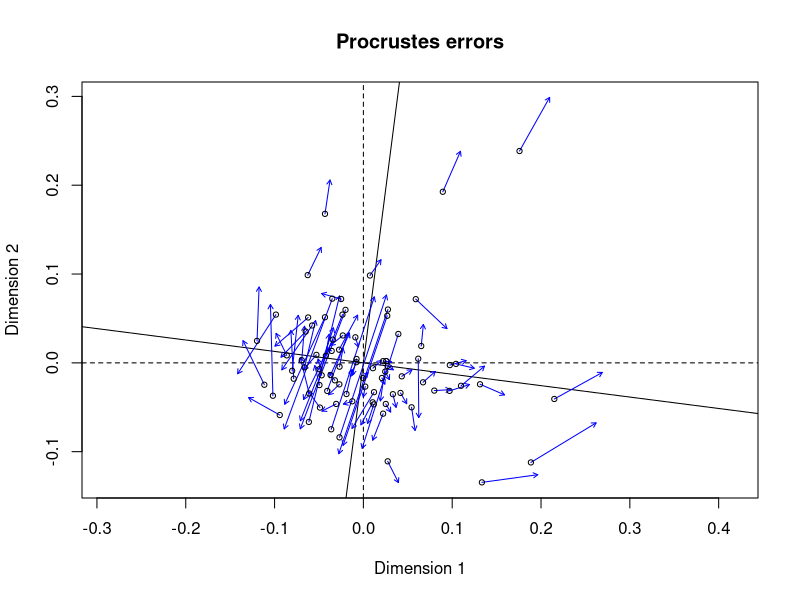
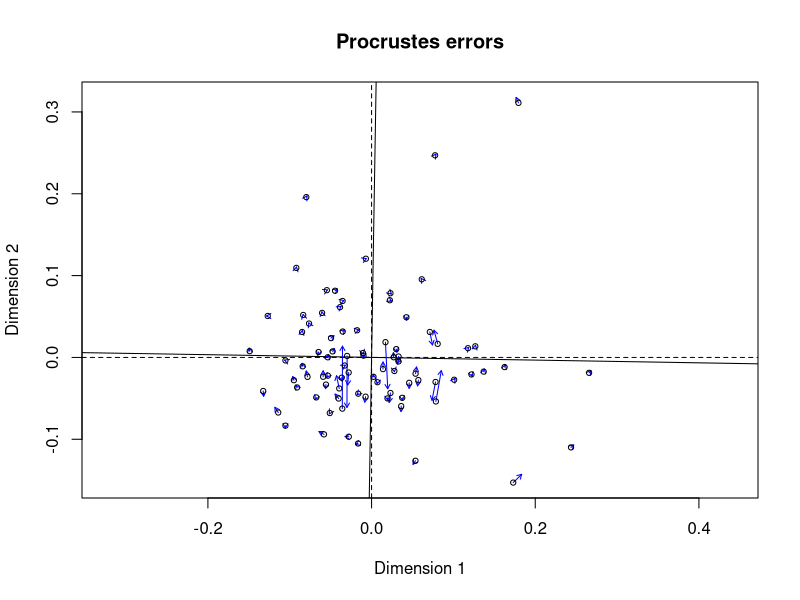
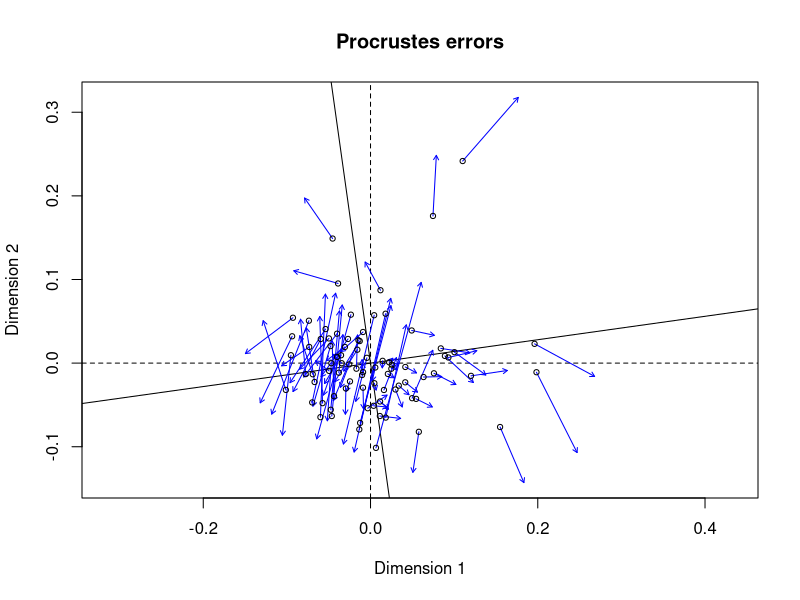
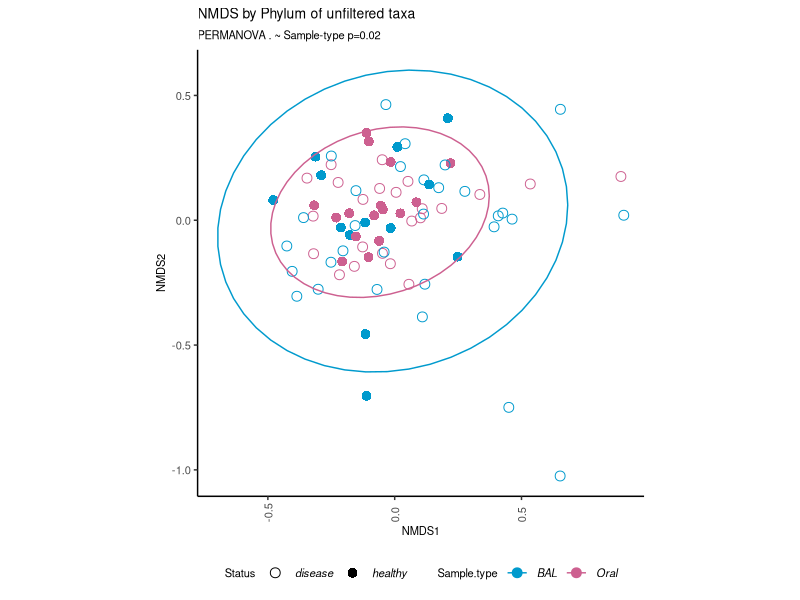
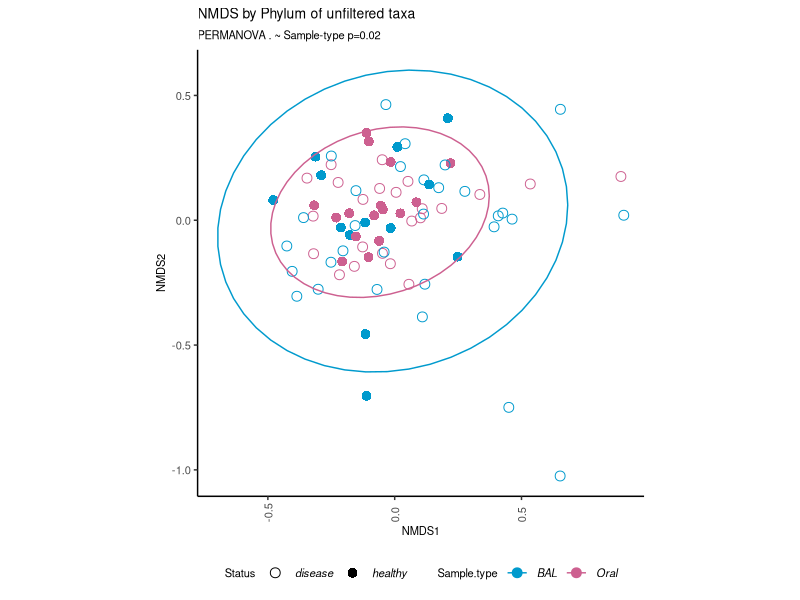

R code for these plots, in order:
#### Housekeeping ####
setwd("~/Documents/GitHub/Imperial-Molyneaux/COVID-BAL-OralRinse/Unfiltered/Phylum/")

#### Download libraries ####
#install.packages("dplyr")
library("dplyr")
#install.packages("tidyverse")
library("tidyverse")
#install.packages("ggplot2")
library("ggplot2")
#install.packages("reshape2")
library("reshape2")
#install.paclages("vegan")
library("vegan")
#install.packages("rstatix")
library("rstatix")


# Read in the saved csv file from previously
normalised_data <- read.csv("Phylum-normalised-unfiltered-metadata.csv") %>%
  filter(!Status == "control") #remove controls

abundance_table <- normalised_data %>%
  select(5:ncol(normalised_data)) # Only select the reads
rowSums(abundance_table) #check if in percentages
abundance_table <- abundance_table/rowSums(abundance_table)*100

metadata <- normalised_data %>%
  select(Sample.type:patient_ID) 
metadata$Sample.type <- as.factor(metadata$Sample.type)
metadata$Status <- as.factor(metadata$Status)
metadata$patient_ID <- as.factor(metadata$patient_ID)

adonis2(abundance_table ~ Status,
        data = metadata, permutations = 999, 
        method = "bray")

adonis2(abundance_table ~ Sample.type, 
        data = metadata, permutations = 999,
        method = "bray")

# Does status influence sample type
adonis2(abundance_table ~ Status + Sample.type + Status*Sample.type,
        data = metadata, permutations = 999,
        method = "bray")

nmds_calc = metaMDS(abundance_table, distance =  "bray", k = 2, 
                    plot = TRUE,
                    try = 100,
                    engine = "monoMDS")

# adding columns from data set to put it into context
data.scores = as.data.frame(scores(nmds_calc)$sites)

plot.data <- cbind(metadata, data.scores)

# Plot using ggplot2
ggplot(data = plot.data, aes(x = NMDS1, y = NMDS2)) + 
  geom_point(aes(colour = Sample.type, shape = Status, fill = Sample.type),
             size = 3) + 
  stat_ellipse(aes(colour = Sample.type)) +
  # scale_"" is used to design the plot
  scale_fill_manual(values = c("white", "white", "white")) + 
  scale_colour_manual(values = c("deepskyblue3", "hotpink3", "darkgreen")) + 
  scale_shape_manual(values = c(1, 16)) +
  labs(title = "NMDS by Phylum of unfiltered taxa",
       subtitle = "PERMANOVA . ~ Sample-type p=0.02") +
  theme(#Set the title font size
    plot.title = element_text(size=10),
    plot.subtitle = element_text(size=8),
    #Set the legend title position
    legend.position = "bottom",
    #Set the legend title font size
    legend.title = element_text(size=8),
    #Define the size of the legend text and make it italic
    legend.text = element_text(size=8,
                               face = "italic"),
    #Remove the grey background from the legend
    legend.background = element_blank(),
    #Remove the box from the legend
    legend.key = element_blank(),
    #Remove the grey background
    panel.background = element_blank(),
    #Remove the plot border
    panel.border = element_blank(),
    #Remove the major plot grid lines
    panel.grid.major = element_blank(),
    #Remove the minor plot grid lines
    panel.grid.minor = element_blank(),
    #Change orientation of x axis labels
    axis.text.x = element_text(angle=90,
                               hjust=0,
                               vjust=0.5, # "justifying" text
                               size=8),
    axis.title.x = element_text(size=8),
    #Define the axis title text size
    axis.title = element_text(size=8),
    #Define the axis label text size
    axis.text.y = element_text(size=8),
    #Add back the x and y axis lines and define thickness (size), line type, and color
    axis.line = element_line(size = 0.5,
                             linetype = "solid",
                             colour = 
                               "black"),
    #Set the aspect ratio of the plot
    aspect.ratio = 1)

ggsave("NMDS by Phylum- unfiltered.pdf", width = 200, height = 200, units = c("mm"), dpi = 400)
